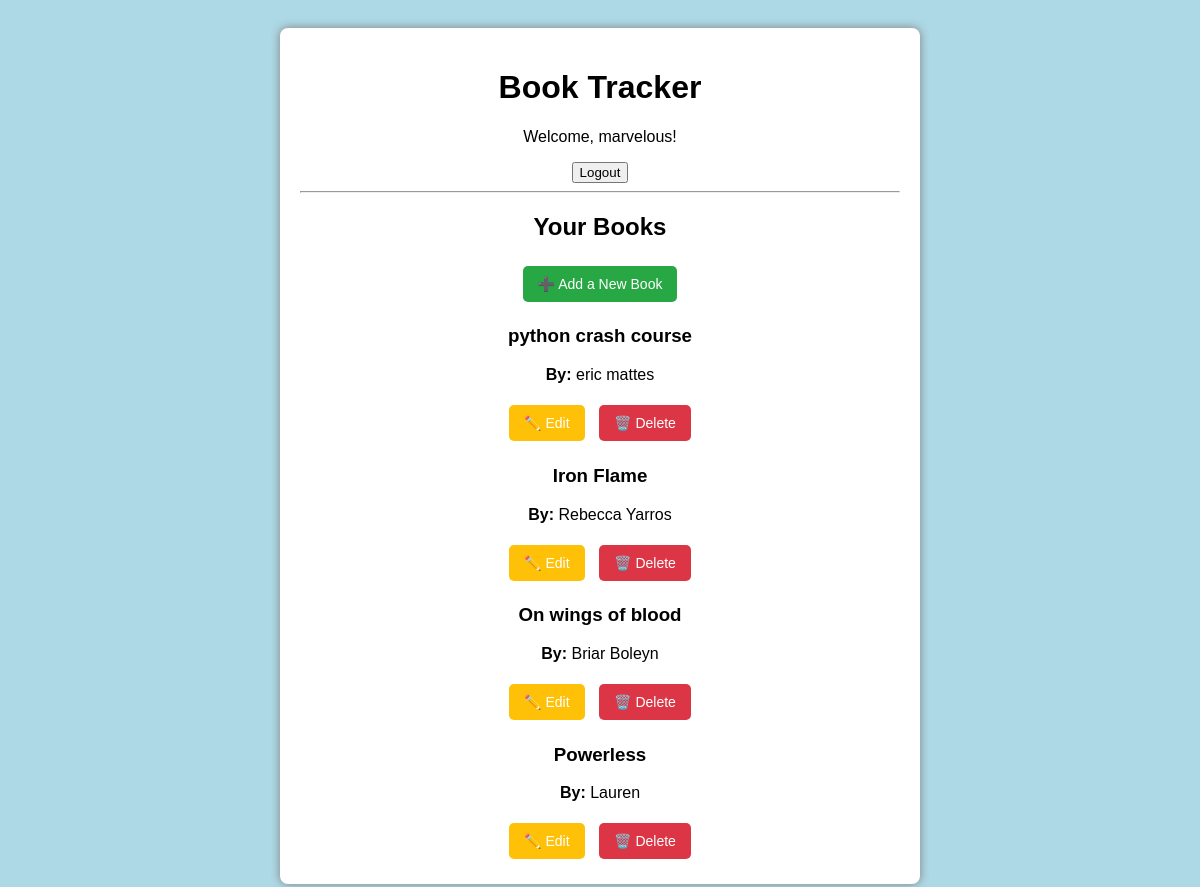
Page /books/ (signed in) on the earlier database version.
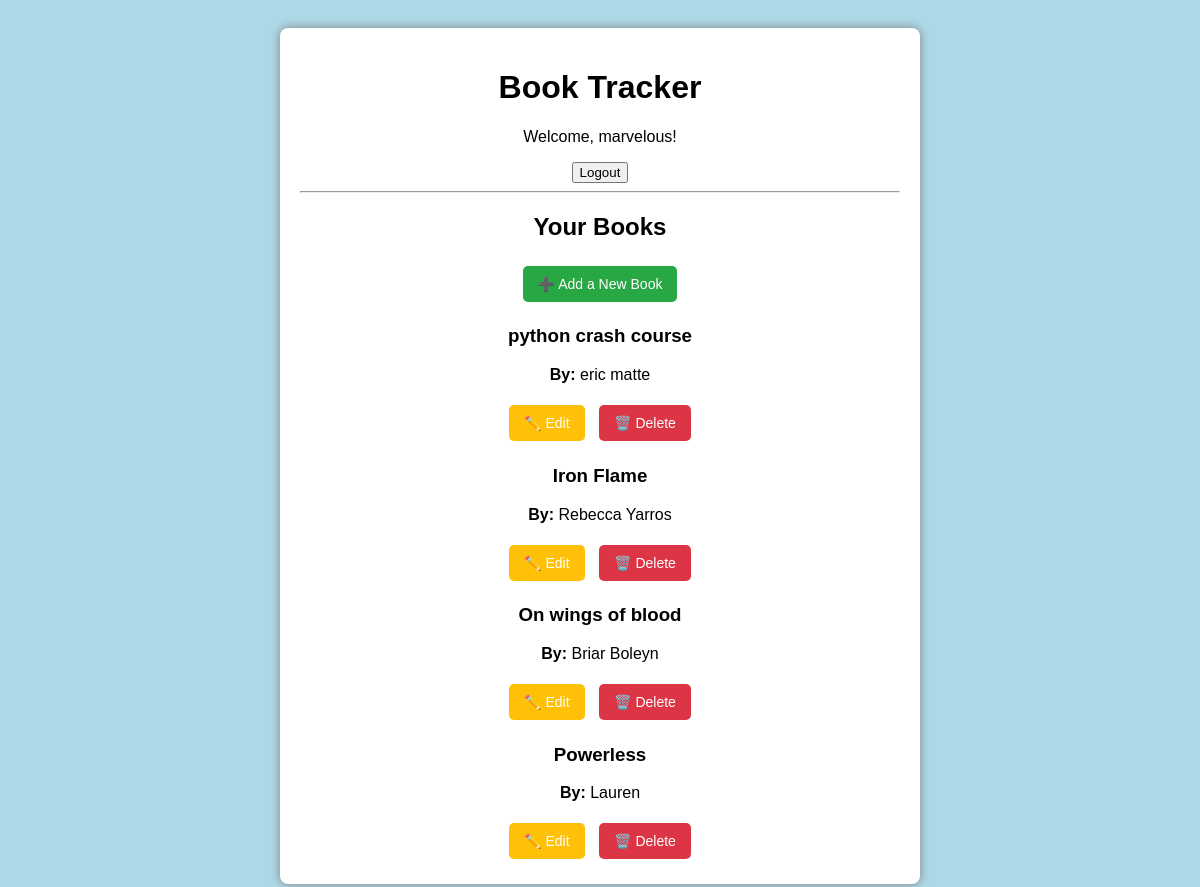
Same page on the later database version.
### books/models.py (models this page shows, shortened)
class Book(models.Model):
    title = models.CharField(max_length=255)
    author = models.CharField(max_length=255)
    user = models.ForeignKey(User, on_delete=models.CASCADE)

### books/views.py (the view)
# urls.py: path('', book_list, name='book_list'),
@login_required
def book_list(request):
    books = Book.objects.filter(user=request.user)
    return render(request, 'books/book_list.html', {'books': books})

### books/templates/books/book_list.html
{% extends 'base.html' %}
{% block content %}
<h2>Your Books</h2>
<a href="{% url 'book_create' %}" class="btn btn-add">➕ Add a New Book</a>
<div class="book-list">
    {% for book in books %}
    <div class="book-card">
        <h3>{{ book.title }}</h3>
        <p><strong>By:</strong> {{ book.author }}</p>
        <div class="actions">
            <a href="{% url 'book_edit' book.id %}" class="btn btn-edit">✏️ Edit</a>
            <a href="{% url 'book_delete' book.id %}" class="btn btn-delete">🗑️ Delete</a>
        </div>
    </div>
    {% empty %}
    <p>No books added yet.</p>
    {% endfor %}
</div>
{% endblock %}

### books/templates/base.html (shortened to what this page needs)
<!DOCTYPE html>
<html lang="en">
<head>
</head>
<body>
    <div class="container">
        <h1>Book Tracker</h1>
        {% if user.is_authenticated %}
        <p>Welcome, {{ user.username }}!</p>
        <form action="{% url 'logout' %}" method="post">
            <button type="submit">Logout</button>
        </form>
        {% else %}
        <a href="{% url 'admin:index' %}">Admin</a>
        {% endif %}
        <hr>
        {% block content %}{% endblock %}
    </div>
</body>
</html>

### books/templates/base.html (style rules this page uses)
.btn { display: inline-block; padding: 10px 15px; margin: 5px; text-decoration: none; background-color: #007bff; color: white; border-radius: 5px; border: none; font-size: 14px; text-align: center; }
.btn-add { background-color: #28a745; }
.btn-edit { background-color: #ffc107; }
.btn-delete { background-color: #dc3545; }
body { font-family: Arial, sans-serif; background-color: lightblue; text-align: center; padding: 20px; }
.container { max-width: 600px; margin: auto; background: white; padding: 20px; border-radius: 8px; box-shadow: 0px 0px 10px gray; }
a { display: block; margin-top: 10px; color: navy; }

Differences in the rows shown:
changed Book "python crash course": author "eric mattes" → "eric matte"
